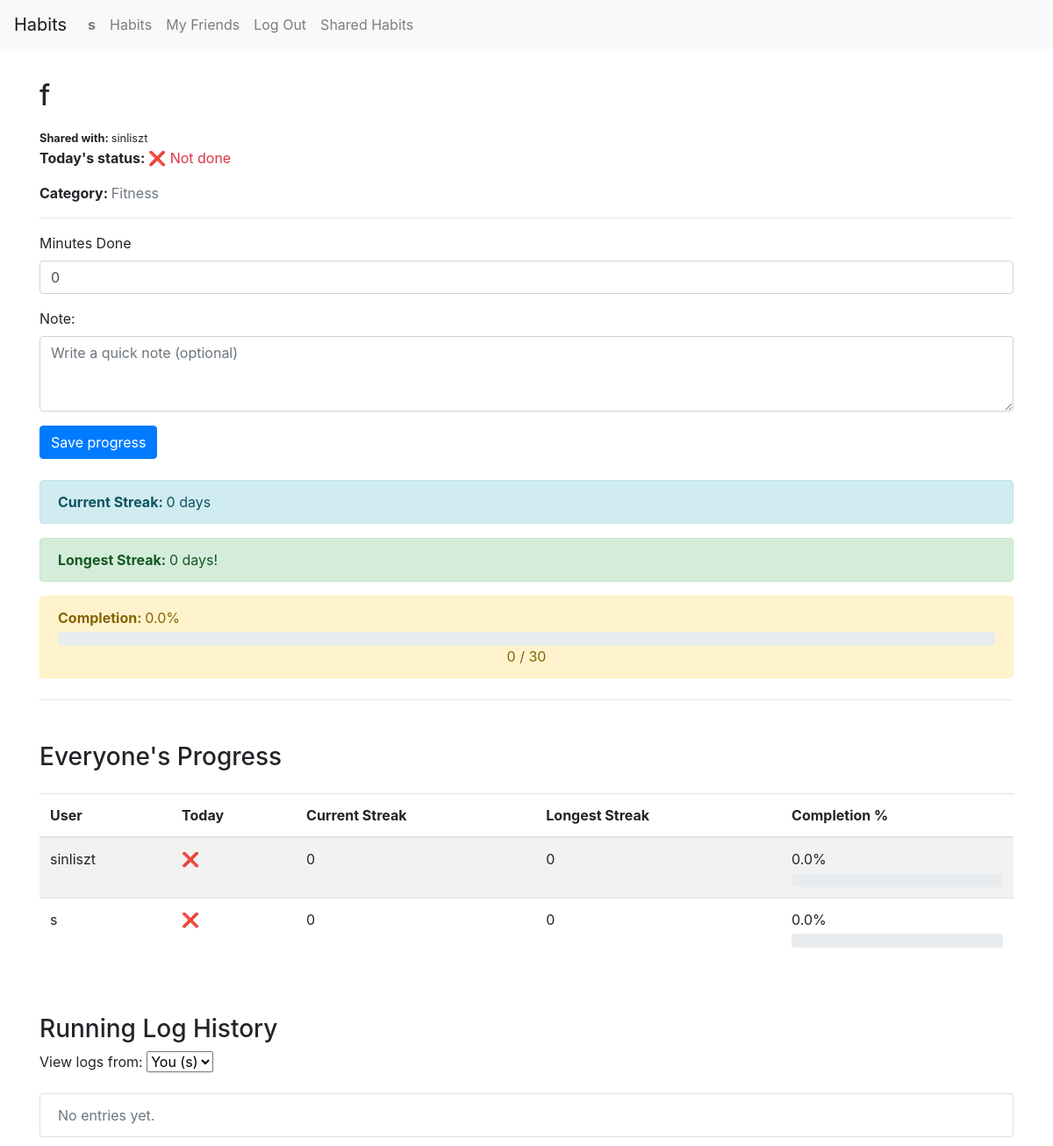
The app's page /habit/3/ (signed in), older data.
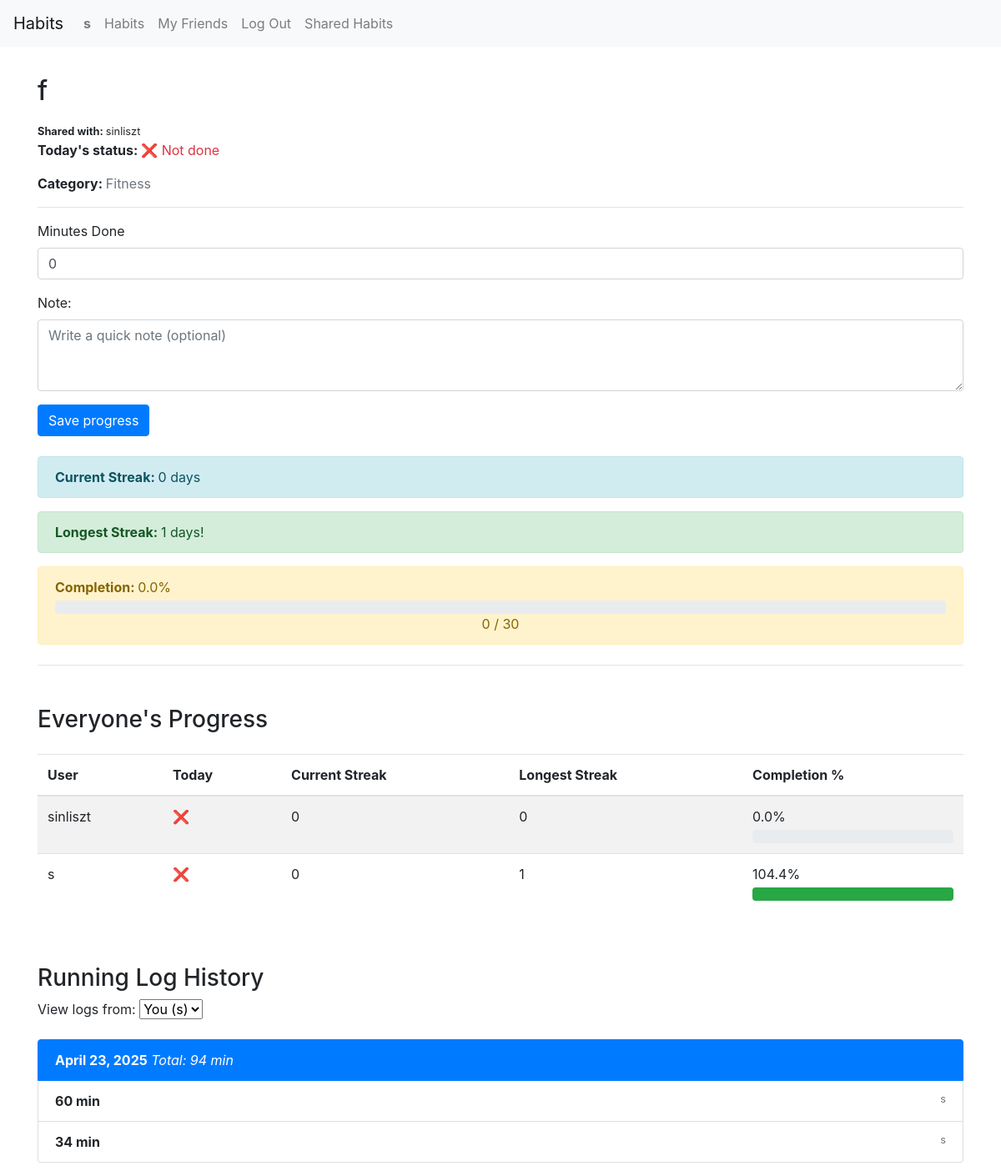
The same page, newer data.
### tracker/models.py (models this page shows, shortened)
class User(AbstractUser):
    friends = models.ManyToManyField("self", symmetrical=True, blank=True)

class HabitLog(models.Model):
    habit = models.ForeignKey(Habit, on_delete=models.CASCADE, related_name="logs")
    user = models.ForeignKey(User, on_delete=models.CASCADE)
    date = models.DateField(auto_now_add=True)
    completed = models.BooleanField(default=False)
    minutes_done = models.PositiveIntegerField(default=0)
    note = models.TextField(blank=True)
    class Meta:
        ordering = ["-date"]

### tracker/views.py (the view)
# urls.py: path("habit/<int:habit_id>/", views.habit_detail, name="habit_detail"),
@login_required
def habit_detail(request, habit_id):
    habit = get_object_or_404(Habit, id=habit_id, users=request.user)
    if request.user != habit.owner and request.user not in habit.users.all():
        return HttpResponseForbidden("You do not have access to this habit")
    selected_user_id = request.GET.get("user", request.user.id)
    selected_user = get_object_or_404(User, id=selected_user_id)
    logs = HabitLog.objects.filter(habit=habit, user=selected_user).order_by('-date')
    today_minutes = logs.filter(date=date.today()).aggregate(Sum("minutes_done"))["minutes_done__sum"] or 0
    today_done = today_minutes >= habit.target_minutes
    today_completion = round((today_minutes / habit.target_minutes) * 100, 1) if habit.target_minutes else 0
    streak_data = get_streaks_and_progress(selected_user, habit) or {
        "current_streak": 0,
        "longest_streak": 0,
        "completion_percent": 0,
    }
    if request.method == 'POST':
        if selected_user == request.user:
            form = HabitLogForm(request.POST)
            if form.is_valid():
                note = form.cleaned_data['note']
                minutes_done = form.cleaned_data["minutes_done"]
                total_today = HabitLog.objects.filter(
                    habit=habit,
                    user=request.user,
                    date=date.today(),
                ).aggregate(Sum("minutes_done"))["minutes_done__sum"] or 0
                if minutes_done < 1:
                    form.add_error("minutes_done", "Minutes must be positive")
                elif minutes_done + total_today < total_today:
                    form.add_error("minutes done", f"You have already logged {total_today} minutes today.")
                else:
                    HabitLog.objects.create(
                        habit=habit,
                        user=request.user,
                        date=date.today(),
                        note=note,
                        minutes_done=minutes_done,
                    )
                return redirect('habit_detail', habit_id=habit.id)
            else:
                form = None
    else:
        if request.user == selected_user:
            form = HabitLogForm()
        else:
            form = None
    logs_by_date = []
    for date_value, group in groupby(logs, key=attrgetter("date")):
        logs_by_date.append({
            "date": date_value,
            "logs": list(group),
        })
    for entry in logs_by_date:
        total = sum(log.minutes_done for log in entry['logs'])
        entry['total_minutes'] = total
    all_users = [habit.owner] + list(habit.users.all())
    all_users = [user for user in all_users if user is not None]
    everyone_progress = []
    for user in all_users:
        logs_for_user = HabitLog.objects.filter(habit=habit, user=user)
        streak = get_streaks_and_progress(user, habit) or {
            "current_streak": 0,
            "longest_streak": 0,
            "completion_percent": 0,
        }
        user_today_minutes = HabitLog.objects.filter(
            habit=habit,
            user=user,
            date=date.today(),
        ).aggregate(Sum('minutes_done'))['minutes_done__sum'] or 0
        today_done = user_today_minutes >= habit.target_minutes
        everyone_progress.append({
            "user": user,
            "current_streak": streak["current_streak"],
            "longest_streak": streak["longest_streak"],
            "completion_percent": streak["completion_percent"],
            "today_done": today_done,
        })
    return render(request, 'tracker/habit_detail.html', {
        "habit": habit,
        "logs_by_date": logs_by_date,
        "today_minutes": today_minutes,
        "today_done": today_done,
        "form": form,
        "today_completion": today_completion,
        "streak": streak_data,
        "shared_users": habit.users.exclude(id=request.user.id),
        "selected_user": selected_user,
        "everyone_progress": everyone_progress,
    })

### tracker/forms.py
class HabitLogForm(forms.ModelForm):
    class Meta:
        model = HabitLog
        fields = ["minutes_done", "note"]
        widgets = {
            "note": forms.Textarea(attrs ={
                "class": "form-control",
                "rows": 3,
                "placeholder": "Write a quick note (optional)",
            }),
            "minutes_done": forms.NumberInput(attrs={
                "class": "form-control",
                "min": 0,
                "max": 180,
            })
        }

### tracker/models.py (called while the page is built)
    def __str__(self):
        return self.name

### tracker/views.py (called while the page is built)
def get_streaks_and_progress(user, habit):
    logs = HabitLog.objects.filter(user=user, habit=habit)
    start_date = habit.created_at
    target_minutes = habit.target_minutes
    streak_data = calculate_streaks(logs, start_date, target_minutes)
    return streak_data

### tracker/templates/tracker/habit_detail.html (shortened to what the changed rows need)
{% extends "tracker/layout.html" %}
{% load static %}
{% block body %}
    <div class="container mt-4">
        <h2 class="mb-3">{{ habit.name }}</h2>
        {% if shared_users %}
            <small>
                <strong>Shared with: </strong>
                {% for user in shared_users %}
                    {{ user.username }}{% if not forloop.last %}, {% endif %}
                {% endfor %}
            </small>
        {% endif %}
        <p>
            <strong>Today's status: </strong>
            {% if today_done %}
                <span class="text-success">✅ Done</span>
            {% else %}
                <span class="text-danger">❌ Not done</span>
            {% endif %}
        </p>
        <p>
            <strong>Category: </strong>
            <span class="text-muted">{{ habit.category }}</span>
        </p>
        <hr>
        {% if form %}
            <form method="post" class="mb-4">
                <div class="mb-3">
                </div>
                <div class="mb-3">
                </div>
                <button type="submit" class="btn btn-primary">Save progress</button>
            </form>
        {% endif %}
        <div class="mb-4">
            <div class="alert alert-info">
                <strong>Current Streak: </strong>{{ streak.current_streak }} days
            </div>
            <div class="alert alert-success">
                <strong>Longest Streak: </strong>{{ streak.longest_streak }} days!
            </div>
            <div class="alert alert-warning">
                <strong>Completion: </strong><span id="completion">{{ today_completion }}</span>%
                <div class="progress mt-1">
                </div>
                <div class="text-center justify-content-between">
                </div>
            </div>
        </div>
        <hr>
        <h3 class="mt-5">Everyone's Progress</h3>
        <div class="table-responsive">
            <table class="table table-striped mt-3">
                <thead>
                    <tr>
                        <th>User</th>
                        <th>Today</th>
                        <th>Current Streak</th>
                        <th>Longest Streak</th>
                        <th>Completion %</th>
                    </tr>
                </thead>
                <tbody>
                    {% for progress in everyone_progress %}
                        {% if progress.user and progress.user.username %}
                            <tr>
                                <td>{{ progress.user.username }}</td>
                                <td>
                                    {% if progress.today_done %}
                                        <span class="text-success">✅</span>
                                    {% else %}
                                        <span class="text-danger">❌</span>
                                    {% endif %}
                                </td>
                                <td>{{ progress.current_streak }}</td>
                                <td>{{ progress.longest_streak }}</td>
                                <td>
                                    {{ progress.completion_percent }}%
                                    <div class="progress mt-1">
                                        <div class="progress-bar bg-success" role="progressbar" style="width: {{ progress.completion_percent|floatformat:1 }}%;" aria-valuenow="{{ progress.completion_percent }}" aria-valuemin="0" aria-valuemax="100"></div>
                                    </div>
                                </td>
                            </tr>
                        {% endif %}
                    {% endfor %}
                </tbody>
            </table>
        </div>
        <h3 class="mb-2 mt-5">Running Log History</h3>
        <form method="get" class="mb-3">
            <label for="user">View logs from:</label>
            <select name="user" id="user" onchange="this.form.submit()" class="form-select w-auto d-inline-block ms-2">
                <option value="{{ request.user.id }}" {% if selected_user.id == request.user.id %}selected{% endif %}>
                    You ({{ request.user.username }})
                </option>
            </select>
        </form>
        <ul class="list-group">
            {% for entry in logs_by_date %}
                <li class="list-group-item active">
                    <strong>{{ entry.date }}</strong>
                    {% if entry.total_minutes %}
                        <span><em>Total: {{ entry.total_minutes }} min</em></span>
                    {% endif %}
                </li>
                {% for log in entry.logs %}
                    <li class="list-group-item d-flex justify-content-between">
                        <div>
                            <strong>{{ log.minutes_done }} min</strong>{% if log.note %} - {{ log.note }} {% endif %}
                        </div>
                        <small class="text-muted">{{ log.user.username }}</small>
                    </li>
                {% endfor %}
            {% empty %}
                <li class="list-group-item text-muted">No entries yet.</li>
            {% endfor %}
        </ul>
    </div>
{% endblock %}

### tracker/templates/tracker/layout.html (shortened to what this page needs)
{% load static %}
<!DOCTYPE html>
<html lang="en">
    <head>
        <link rel="stylesheet" href="https://stackpath.bootstrapcdn.com/bootstrap/4.4.1/css/bootstrap.min.css">
        <link href="{% static 'tracker/styles.css' %}" rel="stylesheet">
    </head>
    <body>
        <nav class="navbar navbar-expand-lg navbar-light bg-light">
            <a class="navbar-brand" href="#">Habits</a>
            <div>
              <ul class="navbar-nav mr-auto">
                {% if user.is_authenticated %}
                    <li class="nav-item">
                        <a class="nav-link" href="{% url 'profile_view' request.user %}"><strong>{{ user.username }}</strong></a>
                    </li>
                {% endif %}
                <li class="nav-item">
                  <a class="nav-link" href="{% url 'index' %}">Habits</a>
                </li>
                {% if user.is_authenticated %}
                    <li class="nav-item">
                        <a class="nav-link" href="{% url 'friends_list' %}">My Friends</a>
                    </li>
                    <li class="nav-item">
                        <a class="nav-link" href="{% url 'logout' %}">Log Out</a>
                    </li>
                    <li class="nav-item">
                        <a class="nav-link" href="{% url 'shared_habits' %}">Shared Habits</a>
                    </li>
                {% endif %}
              </ul>
            </div>
          </nav>
        <div class="body">
            {% block body %}
            {% endblock %}
        </div>
    </body>
</html>

Row changes from the older to the newer data that the page shows:
computed for User "You (s)": longest_streak "0" → "1"; completion_percent "0.0" → "104.4"
added HabitLog: date "April 23, 2025", minutes_done "60", user.username "s"
added HabitLog: minutes_done "34", user.username "s"
Text that changed along with them:
{{ streak.longest_streak }}: "0" → "1"
new list line: "Total: 94 min"
text no longer shown: "No entries yet."
